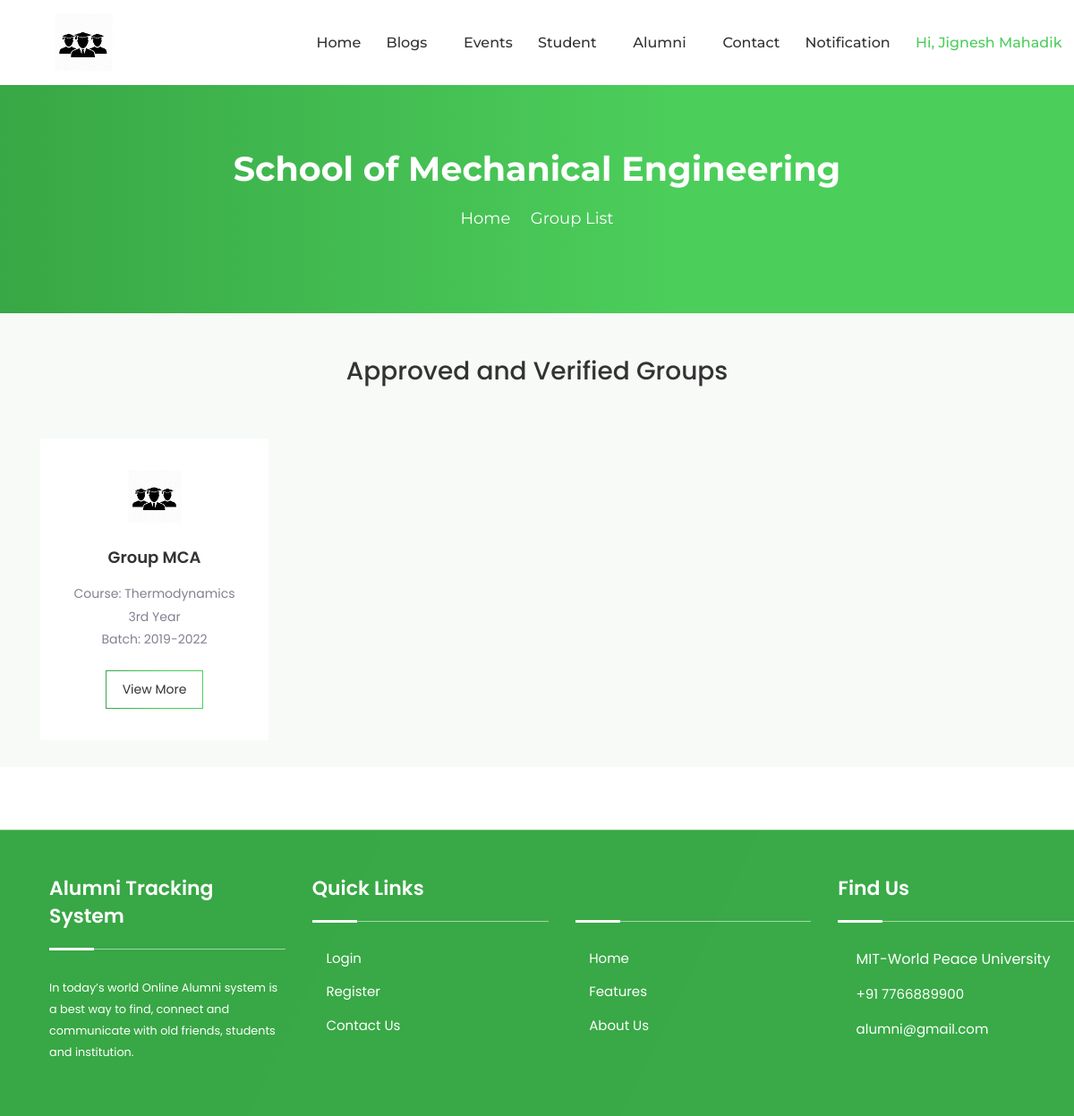
The page /group_list.php (signed in) on the database its author committed.
### tables this page shows
CREATE TABLE `tbldepartment` (
  `Deptid` int(11) NOT NULL,
  `DeptName` varchar(100) NOT NULL
);

CREATE TABLE `tblstudentgroup` (
  `Sgid` int(11) NOT NULL,
  `Sgname` varchar(100) NOT NULL,
  `Courseid` int(11) NOT NULL,
  `Deptid` int(11) NOT NULL,
  `Sgyear` tinyint(4) NOT NULL,
  `Uid` int(11) NOT NULL,
  `IsAccpeted` tinyint(4) NOT NULL,
  `IsActive` tinyint(4) NOT NULL
);

CREATE TABLE `tblcourse` (
  `Courseid` int(11) NOT NULL,
  `CourseName` varchar(100) NOT NULL,
  `Deptid` int(11) NOT NULL
);

CREATE TABLE `tblregister` (
  `Uid` int(11) NOT NULL,
  `PrnEmpno` int(11) NOT NULL,
  `Fname` varchar(100) NOT NULL,
  `Lname` varchar(100) NOT NULL,
  `Email` varchar(100) NOT NULL,
  `Password` varchar(100) NOT NULL,
  `Gender` varchar(100) NOT NULL,
  `Dob` date NOT NULL,
  `Phone` bigint(20) NOT NULL,
  `Usertype` varchar(100) NOT NULL,
  `JoinYear` year(4) NOT NULL,
  `PassYear` year(4) NOT NULL,
  `Cousreid` int(11) DEFAULT NULL,
  `Deptid` int(11) DEFAULT NULL,
  `Desigid` int(11) DEFAULT NULL,
  `About` text DEFAULT NULL,
  `IsActive` tinyint(7) NOT NULL,
  `ProfilePic` varchar(100) DEFAULT NULL
);

### group_list.php (the view, shortened to what this page needs)
<?php
    include_once("DbConnection.php");
?>
<!DOCTYPE html>
<html lang="zxx">
    <head>
    <?php include_once('cssLinks.php');?>
    </head>
    <body>
        <?php
            if($_SESSION['Type']=="Student")
            {
                include_once('headerStudent.php');
            }
            else if($_SESSION['Type']=="Alumni")
            {
                include_once('headerAlumni.php');
            }
            else if($_SESSION['Type']=="Staff")
            {
                include_once('headerHod.php');
            }
        ?>
        <div class="page-title-area" style= "height:350px;">
            <div class="d-table">
                <div class="d-table-cell">
                    <div class="container">
                        <div class="page-title-text">
                            <?php
                                $seldept="SELECT * FROM tblregister WHERE Uid='".$_SESSION['UserID']."' ";
                                $result_dept=mysqli_query($con,$seldept) or die(mysqli_error($con));
                                $rowdept=mysqli_fetch_array($result_dept);
                                if(mysqli_num_rows($result_dept)==1)
                                {
                                    $seldeptname="SELECT * FROM tbldepartment WHERE Deptid='".$rowdept['Deptid']."' ";
                                    $result=mysqli_query($con,$seldeptname) or die(mysqli_error($con));
                                    $row=mysqli_fetch_array($result);
                                    if(mysqli_num_rows($result)>0)
                                    {
                            ?>
                                        <h2><?php echo $row['DeptName'];?></h2>
                            <?php
                                    }
                                }
                            ?>
                            <ul>
                                <li>
                                    <a href="homepage.php">Home</a>
                                </li>
                                <li>
                                    <i class="icofont-simple-right"></i>
                                </li>
                                <li>Group List</li>
                            </ul>
                        </div>
                    </div>
                </div>
            </div>
        </div>
        <section class="companies-area companies-area-two pt-100" style="padding-bottom:0px; padding-top: 45px;">
            <div class="subscribe-item">
                <center><h3>Approved and Verified Groups</h3></center>
            </div>
            <br><br>
            <div class="container">
                <div class="row">
                    <?php
                        $groupdata="SELECT * FROM tblstudentgroup WHERE Deptid='".$rowdept['Deptid']."' ";
                        $result_groupdata=mysqli_query($con,$groupdata) or die(mysqli_error($con));
                        while($rowgroupdata=mysqli_fetch_array($result_groupdata))
                        {
                            $selcoursename="SELECT * FROM tblcourse WHERE Courseid='".$rowgroupdata['Courseid']."' ";
                            $resultcourse=mysqli_query($con,$selcoursename) or die(mysqli_error($con));
                            $rowcourse=mysqli_fetch_array($resultcourse);
                            if(mysqli_num_rows($resultcourse)>0)
                            {
                    ?>
                                <div class="col-sm-6 col-lg-3">
                                    <div class="companies-item wow fadeInUp">
                                        <img src="assets/logo.png" alt="Group">
                                        <h3><a href="#"><?php echo $rowgroupdata['Sgname']; ?></a></h3>
                                        <p>
                                            Course: <?php echo $rowcourse['CourseName']; ?><br>
                                            <?php
                                                if($rowgroupdata['Sgyear']==1)
                                                {
                                                    echo "1st Year";
                                                }
                                                elseif ($rowgroupdata['Sgyear']==2)
                                                {
                                                    echo "2nd Year";
                                                }
                                                elseif ($rowgroupdata['Sgyear']==3)
                                                {
                                                    echo "3rd Year";
                                                }
                                                else
                                                {
                                                    echo "4th Year";
                                                }
                                                $selbatch="SELECT * FROM tblregister WHERE Uid='".$rowgroupdata['Uid']."' ";
                                                $resultbatch=mysqli_query($con,$selbatch) or die(mysqli_error($con));
                                                $rowbatch=mysqli_fetch_array($resultbatch);
                                                if(mysqli_num_rows($resultbatch)>0)
                                                {
                                            ?>
                                                   <br>
                                                   Batch:
                                            <?php
                                                    echo $rowbatch['JoinYear']."-".$rowbatch['PassYear'];
                                                }
                                            ?>
                                        </p>
                                        <a class="companies-btn" href="group_details.php?groupid=<?php echo $rowgroupdata['Sgid']; ?>">View More</a>
                                    </div>
                                </div>
                    <?php
                            }
                        }
                    ?>
                </div>
            </div>
        </section>
        <?php include_once('footer.php');?>
    </body>
</html>

### assets/css/meanmenu.css (style rules this page uses)
body { font-family: "Oswald", sans-serif; padding: 0; margin: 0; font-size: 15px; background-color: #f1f1f1; }

### rows shown on the page
tbldepartment: DeptName "School of Mechanical Engineering"
tblstudentgroup: Sgname "Group MCA", Courseid.CourseName "Thermodynamics", Sgyear "3rd Year", Uid.JoinYear "2019", Uid.PassYear "2022"

### other values the page prints
$_SESSION['Firstname'] "Jignesh"
$_SESSION['Lastname'] "Mahadik"
